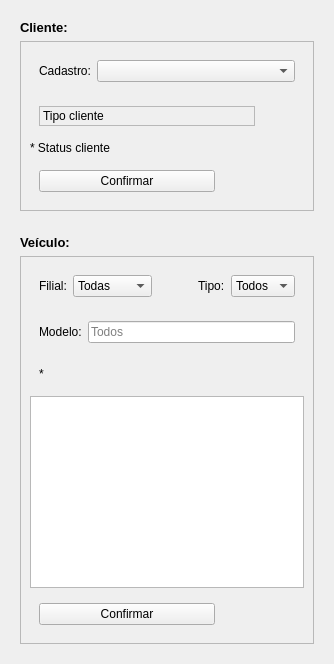
       <widget class="QWidget" name="widget" native="true">
        <layout class="QVBoxLayout" name="verticalLayout_2">
         <item>
          <widget class="QWidget" name="cliente" native="true">
           <layout class="QVBoxLayout" name="verticalLayout_4">
            <item alignment="Qt::AlignTop">
             <widget class="QLabel" name="label">
              <property name="font">
               <font>
                <pointsize>10</pointsize>
                <bold>true</bold>
               </font>
              </property>
              <property name="text">
               <string>Cliente:</string>
              </property>
             </widget>
            </item>
            <item>
             <widget class="QFrame" name="frame">
              <property name="sizePolicy">
               <sizepolicy hsizetype="Preferred" vsizetype="Preferred">
                <horstretch>0</horstretch>
                <verstretch>0</verstretch>
               </sizepolicy>
              </property>
              <property name="frameShape">
               <enum>QFrame::StyledPanel</enum>
              </property>
              <property name="frameShadow">
               <enum>QFrame::Raised</enum>
              </property>
              <layout class="QVBoxLayout" name="verticalLayout_6">
               <item alignment="Qt::AlignTop">
                <widget class="QWidget" name="widget_3" native="true">
                 <layout class="QHBoxLayout" name="horizontalLayout_5">
                  <item alignment="Qt::AlignLeft">
                   <widget class="QLabel" name="txtFilial_2">
                    <property name="sizePolicy">
                     <sizepolicy hsizetype="Minimum" vsizetype="Fixed">
                      <horstretch>0</horstretch>
                      <verstretch>0</verstretch>
                     </sizepolicy>
                    </property>
                    <property name="text">
                     <string>Cadastro:</string>
                    </property>
                   </widget>
                  </item>
                  <item>
                   <widget class="QComboBox" name="comboBox_2">
                    <property name="enabled">
                     <bool>true</bool>
                    </property>
                    <property name="sizePolicy">
                     <sizepolicy hsizetype="Expanding" vsizetype="Fixed">
                      <horstretch>0</horstretch>
                      <verstretch>0</verstretch>
                     </sizepolicy>
                    </property>
                    <property name="insertPolicy">
                     <enum>QComboBox::NoInsert</enum>
                    </property>
                   </widget>
                  </item>
                 </layout>
                </widget>
               </item>
               <item alignment="Qt::AlignTop">
                <widget class="QWidget" name="widget_2" native="true">
                 <layout class="QHBoxLayout" name="horizontalLayout_4">
                  <item>
                   <widget class="QLabel" name="txtTipoCliente">
                    <property name="sizePolicy">
                     <sizepolicy hsizetype="Minimum" vsizetype="Minimum">
                      <horstretch>0</horstretch>
                      <verstretch>0</verstretch>
                     </sizepolicy>
                    </property>
                    <property name="frameShape">
                     <enum>QFrame::StyledPanel</enum>
                    </property>
                    <property name="frameShadow">
                     <enum>QFrame::Sunken</enum>
                    </property>
                    <property name="text">
                     <string>Tipo cliente</string>
                    </property>
                   </widget>
                  </item>
                  <item>
                   <spacer name="horizontalSpacer_4">
                    <property name="orientation">
                     <enum>Qt::Horizontal</enum>
                    </property>
                    <property name="sizeType">
                     <enum>QSizePolicy::Minimum</enum>
                    </property>
                    <property name="sizeHint" stdset="0">
                     <size>
                      <width>40</width>
                      <height>20</height>
                     </size>
                    </property>
                   </spacer>
                  </item>
                 </layout>
                </widget>
               </item>
               <item alignment="Qt::AlignTop">
                <widget class="QLabel" name="erroCliente">
                 <property name="sizePolicy">
                  <sizepolicy hsizetype="Minimum" vsizetype="Fixed">
                   <horstretch>0</horstretch>
                   <verstretch>0</verstretch>
                  </sizepolicy>
                 </property>
                 <property name="text">
                  <string>* Status cliente</string>
                 </property>
                </widget>
               </item>
               <item alignment="Qt::AlignTop">
                <widget class="QWidget" name="widget_4" native="true">
                 <layout class="QHBoxLayout" name="horizontalLayout_6">
                  <item>
                   <widget class="QPushButton" name="confirmCliente">
                    <property name="sizePolicy">
                     <sizepolicy hsizetype="Minimum" vsizetype="Fixed">
                      <horstretch>0</horstretch>
                      <verstretch>0</verstretch>
                     </sizepolicy>
                    </property>
                    <property name="maximumSize">
                     <size>
                      <width>300</width>
                      <height>300</height>
                     </size>
                    </property>
                    <property name="text">
                     <string>Confirmar</string>
                    </property>
                   </widget>
                  </item>
                  <item>
                   <spacer name="horizontalSpacer_5">
                    <property name="orientation">
                     <enum>Qt::Horizontal</enum>
                    </property>
                    <property name="sizeType">
                     <enum>QSizePolicy::Minimum</enum>
                    </property>
                    <property name="sizeHint" stdset="0">
                     <size>
                      <width>40</width>
                      <height>20</height>
                     </size>
                    </property>
                   </spacer>
                  </item>
                  <item>
                   <spacer name="horizontalSpacer_6">
                    <property name="orientation">
                     <enum>Qt::Horizontal</enum>
                    </property>
                    <property name="sizeType">
                     <enum>QSizePolicy::Minimum</enum>
                    </property>
                    <property name="sizeHint" stdset="0">
                     <size>
                      <width>40</width>
                      <height>20</height>
                     </size>
                    </property>
                   </spacer>
                  </item>
                 </layout>
                </widget>
               </item>
              </layout>
             </widget>
            </item>
           </layout>
          </widget>
         </item>
         <item>
          <widget class="QWidget" name="venda" native="true">
           <layout class="QVBoxLayout" name="verticalLayout_5">
            <item alignment="Qt::AlignTop">
             <widget class="QLabel" name="label_4">
              <property name="font">
               <font>
                <pointsize>10</pointsize>
                <bold>true</bold>
               </font>
              </property>
              <property name="text">
               <string>Veículo:</string>
              </property>
             </widget>
            </item>
            <item>
             <widget class="QFrame" name="frame_2">
              <property name="sizePolicy">
               <sizepolicy hsizetype="Preferred" vsizetype="Preferred">
                <horstretch>0</horstretch>
                <verstretch>0</verstretch>
               </sizepolicy>
              </property>
              <property name="frameShape">
               <enum>QFrame::StyledPanel</enum>
              </property>
              <property name="frameShadow">
               <enum>QFrame::Raised</enum>
              </property>
              <layout class="QVBoxLayout" name="verticalLayout_9">
               <item>
                <widget class="QWidget" name="widget_5" native="true">
                 <layout class="QHBoxLayout" name="horizontalLayout_8">
                  <item alignment="Qt::AlignRight">
                   <widget class="QLabel" name="txtFilial">
                    <property name="sizePolicy">
                     <sizepolicy hsizetype="Minimum" vsizetype="Fixed">
                      <horstretch>0</horstretch>
                      <verstretch>0</verstretch>
                     </sizepolicy>
                    </property>
                    <property name="text">
                     <string>Filial:</string>
                    </property>
                   </widget>
                  </item>
                  <item>
                   <widget class="QComboBox" name="inpFilial">
                    <property name="sizePolicy">
                     <sizepolicy hsizetype="MinimumExpanding" vsizetype="Fixed">
                      <horstretch>0</horstretch>
                      <verstretch>0</verstretch>
                     </sizepolicy>
                    </property>
                    <item>
                     <property name="text">
                      <string>Todas</string>
                     </property>
                    </item>
                    <item>
                     <property name="text">
                      <string>Londrina</string>
                     </property>
                    </item>
                    <item>
                     <property name="text">
                      <string>Maringá</string>
                     </property>
                    </item>
                    <item>
                     <property name="text">
                      <string>Curitiba</string>
                     </property>
                    </item>
                   </widget>
                  </item>
                  <item>
                   <spacer name="horizontalSpacer_9">
                    <property name="orientation">
                     <enum>Qt::Horizontal</enum>
                    </property>
                    <property name="sizeType">
                     <enum>QSizePolicy::Minimum</enum>
                    </property>
                    <property name="sizeHint" stdset="0">
                     <size>
                      <width>40</width>
                      <height>20</height>
                     </size>
                    </property>
                   </spacer>
                  </item>
                  <item>
                   <widget class="QLabel" name="txtTipo">
                    <property name="sizePolicy">
                     <sizepolicy hsizetype="Minimum" vsizetype="Fixed">
                      <horstretch>0</horstretch>
                      <verstretch>0</verstretch>
                     </sizepolicy>
                    </property>
                    <property name="text">
                     <string>Tipo:</string>
                    </property>
                   </widget>
                  </item>
                  <item>
                   <widget class="QComboBox" name="inpTipo">
                    <property name="sizePolicy">
                     <sizepolicy hsizetype="MinimumExpanding" vsizetype="Fixed">
                      <horstretch>0</horstretch>
                      <verstretch>0</verstretch>
                     </sizepolicy>
                    </property>
                    <item>
                     <property name="text">
                      <string>Todos</string>
                     </property>
                    </item>
                    <item>
                     <property name="text">
                      <string>Carro</string>
                     </property>
                    </item>
                    <item>
                     <property name="text">
                      <string>Moto</string>
                     </property>
                    </item>
                   </widget>
                  </item>
                 </layout>
                </widget>
               </item>
               <item>
                <widget class="QWidget" name="widget_8" native="true">
                 <layout class="QHBoxLayout" name="horizontalLayout_10">
                  <item alignment="Qt::AlignLeft">
                   <widget class="QLabel" name="txtModelo">
                    <property name="sizePolicy">
                     <sizepolicy hsizetype="Minimum" vsizetype="Fixed">
                      <horstretch>0</horstretch>
                      <verstretch>0</verstretch>
                     </sizepolicy>
                    </property>
                    <property name="text">
                     <string>Modelo:</string>
                    </property>
                   </widget>
                  </item>
                  <item>
                   <widget class="QLineEdit" name="inpModelo">
                    <property name="sizePolicy">
                     <sizepolicy hsizetype="MinimumExpanding" vsizetype="Fixed">
                      <horstretch>0</horstretch>
                      <verstretch>0</verstretch>
                     </sizepolicy>
                    </property>
                    <property name="inputMask">
                     <string/>
                    </property>
                    <property name="text">
                     <string/>
                    </property>
                    <property name="placeholderText">
                     <string>Todos</string>
                    </property>
                   </widget>
                  </item>
                 </layout>
                </widget>
               </item>
               <item>
                <widget class="QWidget" name="widget_7" native="true">
                 <layout class="QHBoxLayout" name="horizontalLayout_11">
                  <item>
                   <widget class="QLabel" name="erroVeiculo">
                    <property name="text">
                     <string>* </string>
                    </property>
                   </widget>
                  </item>
                 </layout>
                </widget>
               </item>
               <item>
                <widget class="QTableWidget" name="tableWidget">
                 <property name="sizePolicy">
                  <sizepolicy hsizetype="Minimum" vsizetype="Expanding">
                   <horstretch>0</horstretch>
                   <verstretch>0</verstretch>
                  </sizepolicy>
                 </property>
                </widget>
               </item>
               <item>
                <widget class="QWidget" name="widget_9" native="true">
                 <layout class="QHBoxLayout" name="horizontalLayout_7">
                  <item>
                   <widget class="QPushButton" name="confirmVeiculo">
                    <property name="sizePolicy">
                     <sizepolicy hsizetype="Minimum" vsizetype="Fixed">
                      <horstretch>0</horstretch>
                      <verstretch>0</verstretch>
                     </sizepolicy>
                    </property>
                    <property name="maximumSize">
                     <size>
                      <width>300</width>
                      <height>300</height>
                     </size>
                    </property>
                    <property name="text">
                     <string>Confirmar</string>
                    </property>
                   </widget>
                  </item>
                  <item>
                   <spacer name="horizontalSpacer_7">
                    <property name="orientation">
                     <enum>Qt::Horizontal</enum>
                    </property>
                    <property name="sizeType">
                     <enum>QSizePolicy::Minimum</enum>
                    </property>
                    <property name="sizeHint" stdset="0">
                     <size>
                      <width>40</width>
                      <height>20</height>
                     </size>
                    </property>
                   </spacer>
                  </item>
                  <item>
                   <spacer name="horizontalSpacer_8">
                    <property name="orientation">
                     <enum>Qt::Horizontal</enum>
                    </property>
                    <property name="sizeType">
                     <enum>QSizePolicy::Minimum</enum>
                    </property>
                    <property name="sizeHint" stdset="0">
                     <size>
                      <width>40</width>
                      <height>20</height>
                     </size>
                    </property>
                   </spacer>
                  </item>
                 </layout>
                </widget>
               </item>
              </layout>
             </widget>
            </item>
           </layout>
          </widget>
         </item>
        </layout>
       </widget>
